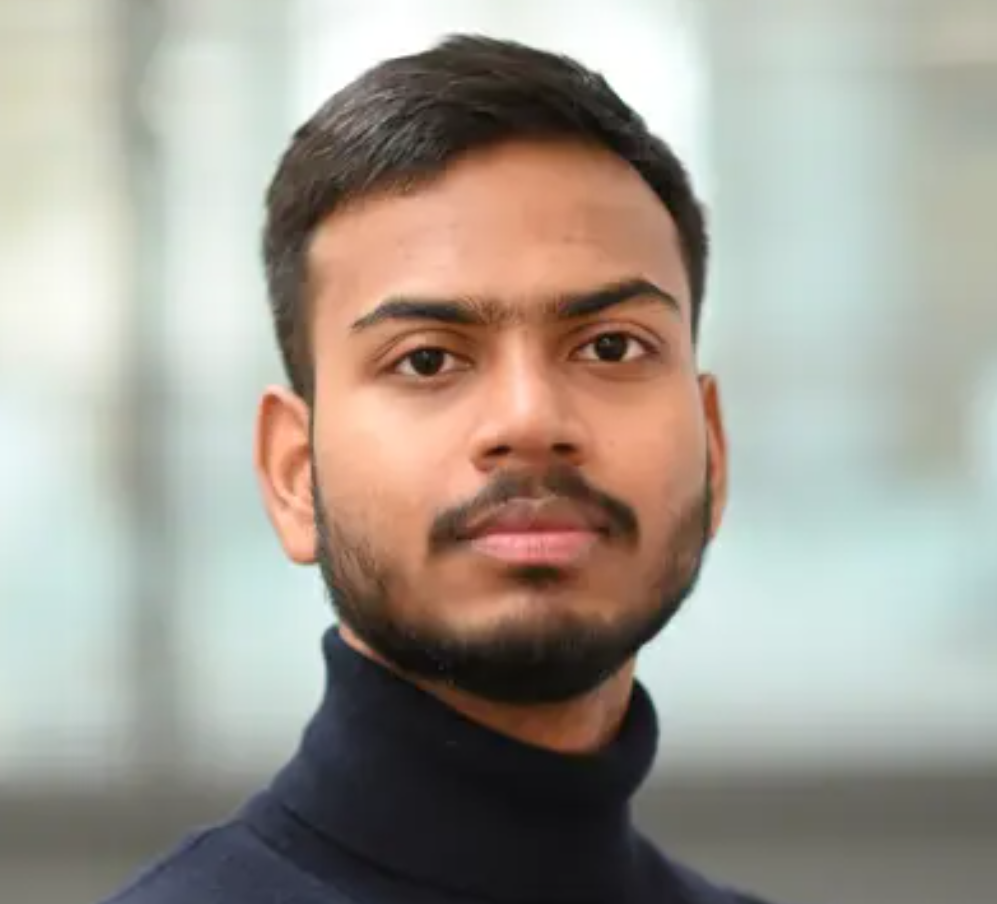
#> input picture Fun project/images/kunal.png, 997 x 904 px, found by its file name
$ jupyter execute --allow-errors MPQ_logo.ipynb
#> lines starting #> are read from the running program, lines starting #| are printed output that depends on the picture; long printed decimals are rounded
[cell 1]
from pathlib import Path

import numpy as np
import matplotlib.pyplot as plt
from matplotlib_inline.backend_inline import set_matplotlib_formats


# Plotting
set_matplotlib_formats("retina")

plt.style.use(
    "https://raw.githubusercontent.com/"
    "ksingh1121/python-plot-style/main/physics.mplstyle"
)
#> (this line was passed over: the network is not available in this run)

[cell 2]
# ============================================================
# CELL 1 — Initialize SLM + camera and load correction file
#
# Important:
#   wavefront_phase is ONLY a NumPy array at this stage.
#   It is NOT yet installed as an SLM correction.
# ============================================================

from pathlib import Path
import numpy as np

from slmsuite.hardware.slms.meadowlark import Meadowlark
from slmsuite.hardware.cameras.alliedvision import AlliedVision
from slmsuite.hardware.cameraslms import FourierSLM


# ------------------------------------------------------------
# Paths
# ------------------------------------------------------------

SDK_PATH = Path(
    r"C:\Program Files\Meadowlark Optics\Blink 1920 HDMI\SDK"
)

LUT_PATH = Path(
    r"C:\Users\admin\Desktop\Projects\SLM\SLM tests\Scripts\Experiment scripts"
    r"\LUT_locked_759nm_20260811_201109\759nm_KS_global_20260811.lut"
)

WAVEFRONT_PHASE_PATH = Path(
    r"C:\Users\admin\Desktop\Projects\SLM\SLM tests\Scripts\4f alignment scripts"
    r"\YDFC_wavefront_phase_processed_R2p80_50ms_dark.npy"
)


# ------------------------------------------------------------
# Initialize hardware ONCE in this notebook
# ------------------------------------------------------------

#> (the rest of this cell did not finish here and is left out)

[cell 3]
cal_file = r"c:\Users\admin\Desktop\Projects\SLM\SLM tests\Scripts\4f alignment scripts\YDFC_fourier_pre_wavefront_00000.h5"

#> (the rest of this cell did not finish here and is left out)

#> (a cell that did not finish here is left out)

[cell 5]
from PIL import Image
import numpy as np
import matplotlib.pyplot as plt

logo_path = r"C:\Users\admin\Desktop\Projects\SLM\SLM tests\Scripts\Fun project\images\kunal.png"

img_logo = Image.open(logo_path)
#> img_logo is the input picture: PIL image 997x904 RGBA; mean R, G, B, A 162.9, 157.3, 147.3, 255

print("Image mode:", img_logo.mode)
#| Image mode: RGBA
print("Image size:", img_logo.size)
#| Image size: (997, 904)

[cell 6]
import numpy as np
import matplotlib.pyplot as plt

rgba = np.array(img_logo.convert("RGBA"))

rgb = rgba[..., :3].astype(np.float32) / 255.0
alpha = rgba[..., 3].astype(np.float32) / 255.0
#> alpha: shape (904, 997) float32; every value is 1

# Convert RGB to grayscale
gray = (
    0.299 * rgb[..., 0] +
    0.587 * rgb[..., 1] +
    0.114 * rgb[..., 2]
)
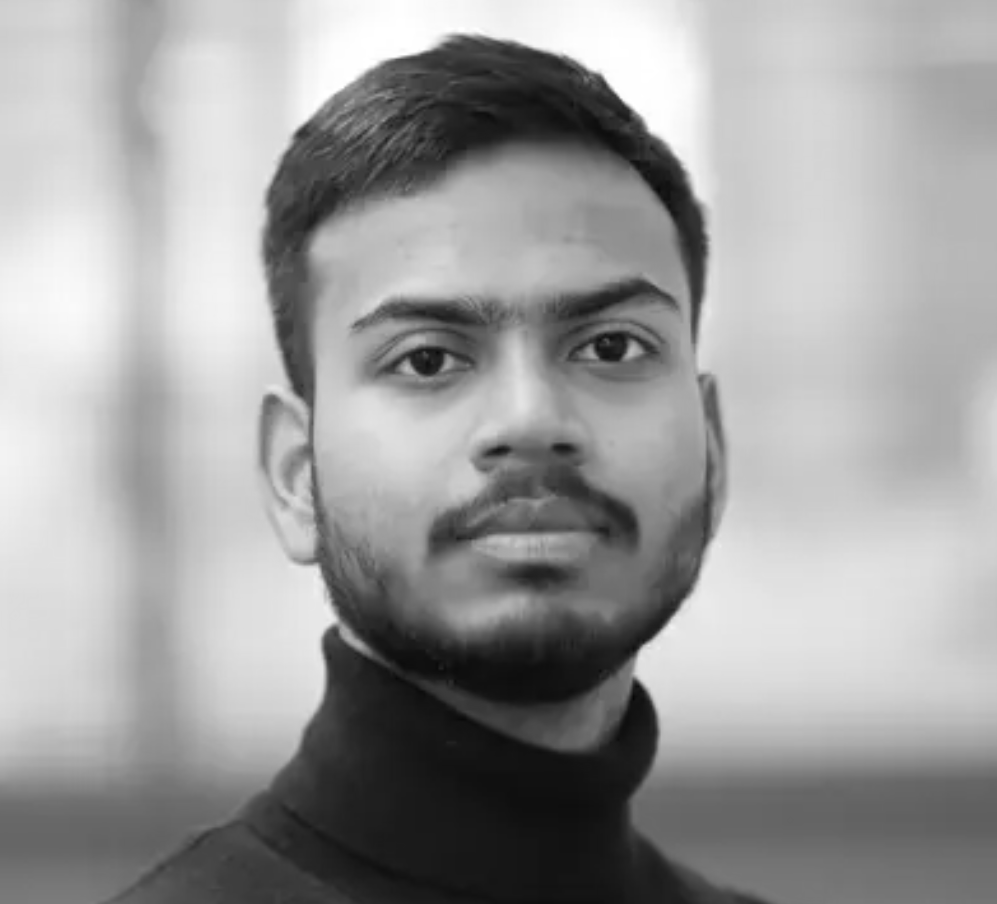
#> gray: shape (904, 997) float32; min 0.0206, max 1, mean 0.619

print("Gray min/max:", gray.min(), gray.max())
#| Gray min/max: 0.02061 1.0
print("Alpha min/max:", alpha.min(), alpha.max())
#| Alpha min/max: 1.0 1.0

[cell 7]
logo_clean = (1.0 - gray) * alpha
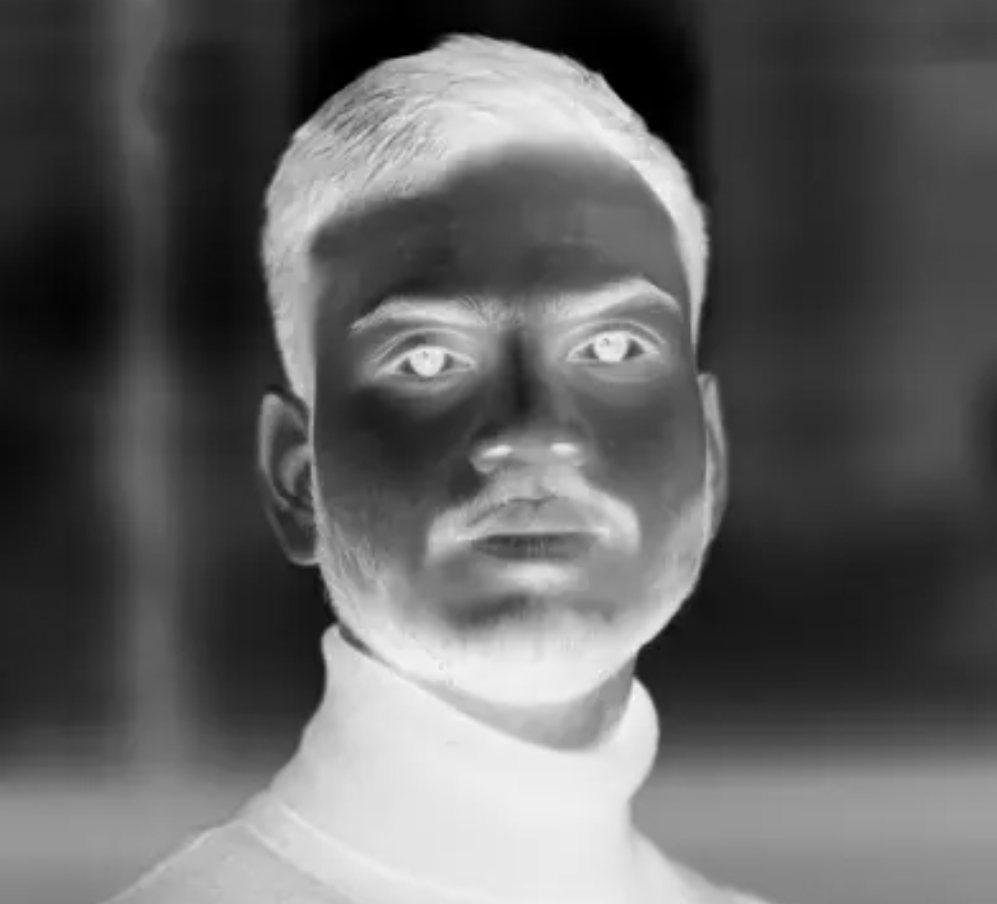
#> logo_clean: shape (904, 997) float32; min 0, max 0.979, mean 0.381

# Normalize
if logo_clean.max() > 0:
    logo_clean /= logo_clean.max()

plt.figure(figsize=(6, 6))
plt.imshow(logo_clean, cmap="gray", vmin=0, vmax=1)
plt.axis("off")
plt.title("Clean MPQ target")
plt.show()
